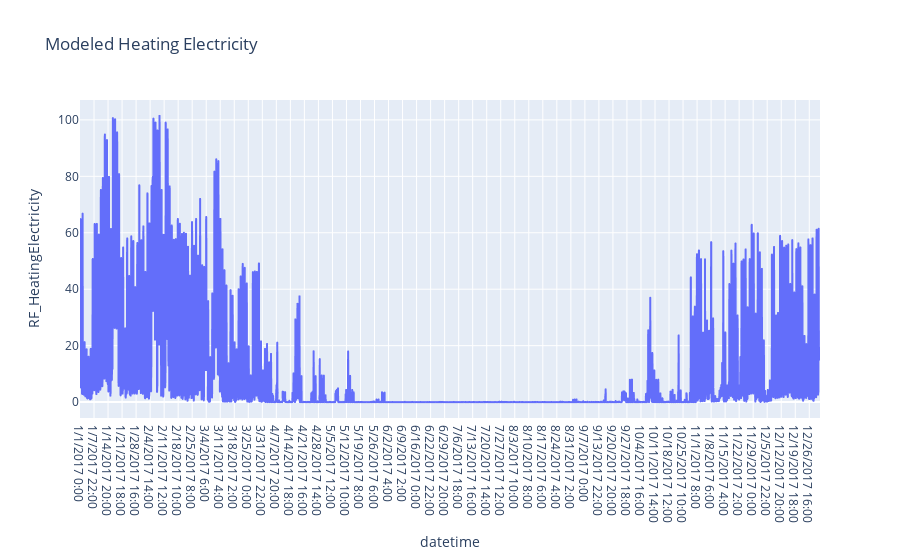
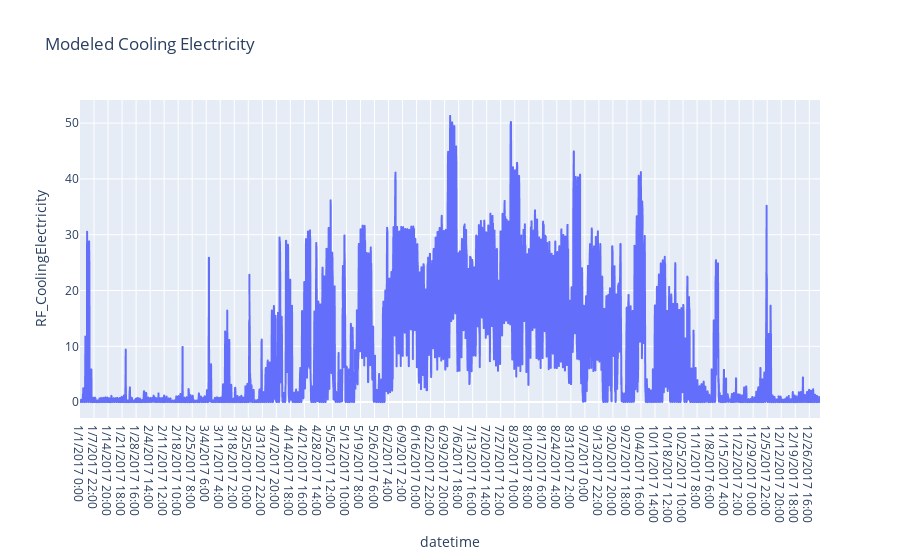

The code cell stored with these charts, in order, in its notebook:
### Code cell
import plotly.express as px

fig = make_subplots() #(specs=[[{'secondary_y': True}]])
# fig.add_trace(go.Scatter(x=data['datetime'], y=[''], name="Heating Electricty (kW)"),)

fig = px.line(data, x='datetime', y='RF_HeatingElectricity', title='Modeled Heating Electricity')
fig.show()

fig = px.line(data, x='datetime', y='RF_CoolingElectricity', title='Modeled Cooling Electricity')
fig.show()

### Figure 1 — Plotly figure (JSON) as saved in the notebook; plotly's stock layout.template omitted (floating-point values rounded to 4 significant figures; data arrays with more than 128 entries replaced by an {"elided": "..."} marker saying what was removed)
{"data": [{"hoverlabel": {"namelength": 0}, "hovertemplate": "datetime=%{x}<br>RF_HeatingElectricity=%{y}", "legendgroup": "", "line": {"color": "#636efa", "dash": "solid"}, "mode": "lines", "name": "", "showlegend": false, "type": "scattergl", "x": {"elided": "8760 str values"}, "xaxis": "x", "y": {"elided": "8760 float values"}, "yaxis": "y"}], "layout": {"legend": {"tracegroupgap": 0}, "title": {"text": "Modeled Heating Electricity"}, "xaxis": {"anchor": "y", "domain": [0, 1], "title": {"text": "datetime"}}, "yaxis": {"anchor": "x", "domain": [0, 1], "title": {"text": "RF_HeatingElectricity"}}}}

### Figure 2 — Plotly figure (JSON) as saved in the notebook; plotly's stock layout.template omitted (floating-point values rounded to 4 significant figures; data arrays with more than 128 entries replaced by an {"elided": "..."} marker saying what was removed)
{"data": [{"hoverlabel": {"namelength": 0}, "hovertemplate": "datetime=%{x}<br>RF_CoolingElectricity=%{y}", "legendgroup": "", "line": {"color": "#636efa", "dash": "solid"}, "mode": "lines", "name": "", "showlegend": false, "type": "scattergl", "x": {"elided": "8760 str values"}, "xaxis": "x", "y": {"elided": "8760 float values"}, "yaxis": "y"}], "layout": {"legend": {"tracegroupgap": 0}, "title": {"text": "Modeled Cooling Electricity"}, "xaxis": {"anchor": "y", "domain": [0, 1], "title": {"text": "datetime"}}, "yaxis": {"anchor": "x", "domain": [0, 1], "title": {"text": "RF_CoolingElectricity"}}}}
